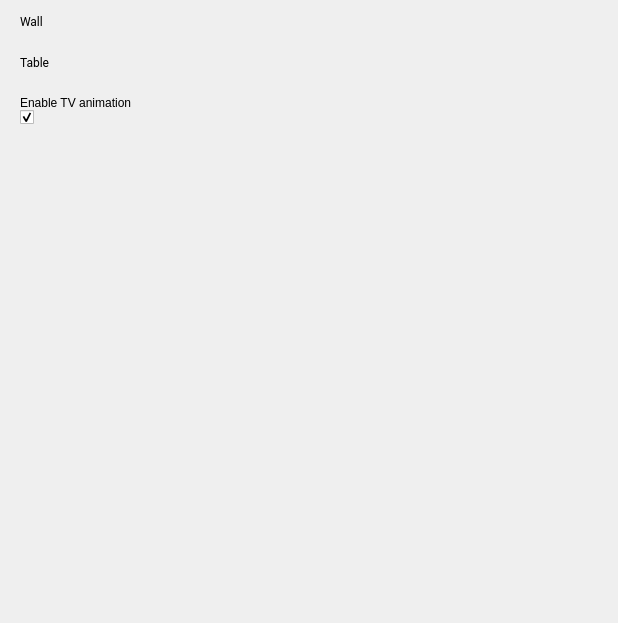
<?xml version="1.0" encoding="UTF-8"?>
<ui version="4.0">
 <class>CameraVirtualSceneSubpageGrpc</class>
 <widget class="QWidget" name="CameraVirtualSceneSubpageGrpc">
  <property name="geometry">
   <rect>
    <x>0</x>
    <y>0</y>
    <width>618</width>
    <height>623</height>
   </rect>
  </property>
  <property name="windowTitle">
   <string>Form</string>
  </property>
  <layout class="QVBoxLayout" name="verticalLayout_4">
   <property name="spacing">
    <number>0</number>
   </property>
   <property name="leftMargin">
    <number>20</number>
   </property>
   <property name="topMargin">
    <number>14</number>
   </property>
   <property name="rightMargin">
    <number>24</number>
   </property>
   <property name="bottomMargin">
    <number>24</number>
   </property>
   <item>
    <layout class="QVBoxLayout" name="verticalLayout">
     <property name="spacing">
      <number>8</number>
     </property>
     <property name="sizeConstraint">
      <enum>QLayout::SetMinimumSize</enum>
     </property>
     <item>
      <widget class="QLabel" name="labelWall">
       <property name="sizePolicy">
        <sizepolicy hsizetype="Preferred" vsizetype="Minimum">
         <horstretch>0</horstretch>
         <verstretch>0</verstretch>
        </sizepolicy>
       </property>
       <property name="font">
        <font>
         <family>Roboto</family>
        </font>
       </property>
       <property name="text">
        <string>Wall</string>
       </property>
       <property name="Style" stdset="0">
        <string>Title</string>
       </property>
      </widget>
     </item>
     <item>
      <widget class="PosterImageWell" name="imageWall" native="true"/>
     </item>
    </layout>
   </item>
   <item>
    <spacer name="verticalSpacer_3">
     <property name="orientation">
      <enum>Qt::Vertical</enum>
     </property>
     <property name="sizeType">
      <enum>QSizePolicy::Fixed</enum>
     </property>
     <property name="sizeHint" stdset="0">
      <size>
       <width>20</width>
       <height>18</height>
      </size>
     </property>
    </spacer>
   </item>
   <item>
    <layout class="QVBoxLayout" name="verticalLayout_2">
     <property name="spacing">
      <number>8</number>
     </property>
     <property name="sizeConstraint">
      <enum>QLayout::SetMinimumSize</enum>
     </property>
     <item>
      <widget class="QLabel" name="labelTable">
       <property name="sizePolicy">
        <sizepolicy hsizetype="Preferred" vsizetype="Minimum">
         <horstretch>0</horstretch>
         <verstretch>0</verstretch>
        </sizepolicy>
       </property>
       <property name="font">
        <font>
         <family>Roboto</family>
        </font>
       </property>
       <property name="text">
        <string>Table</string>
       </property>
       <property name="Style" stdset="0">
        <string>Title</string>
       </property>
      </widget>
     </item>
     <item>
      <widget class="PosterImageWell" name="imageTable" native="true"/>
     </item>
    </layout>
   </item>
   <item>
    <spacer name="verticalSpacer_4">
     <property name="orientation">
      <enum>Qt::Vertical</enum>
     </property>
     <property name="sizeType">
      <enum>QSizePolicy::Fixed</enum>
     </property>
     <property name="sizeHint" stdset="0">
      <size>
       <width>20</width>
       <height>18</height>
      </size>
     </property>
    </spacer>
   </item>
   <item>
    <layout class="QVBoxLayout" name="verticalLayout_3">
     <item>
      <widget class="QLabel" name="labelTV">
       <property name="text">
        <string>Enable TV animation</string>
       </property>
      </widget>
     </item>
     <item>
      <widget class="QCheckBox" name="toggleTV">
       <property name="text">
        <string/>
       </property>
       <property name="checked">
        <bool>true</bool>
       </property>
       <property name="ColorGroup" stdset="0">
        <string>Toggle</string>
       </property>
      </widget>
     </item>
    </layout>
   </item>
   <item>
    <spacer name="verticalSpacer">
     <property name="orientation">
      <enum>Qt::Vertical</enum>
     </property>
     <property name="sizeHint" stdset="0">
      <size>
       <width>20</width>
       <height>40</height>
      </size>
     </property>
    </spacer>
   </item>
  </layout>
 </widget>
 <customwidgets>
  <customwidget>
   <class>PosterImageWell</class>
   <extends>QWidget</extends>
   <header>android/skin/qt/poster-image-well.h</header>
  </customwidget>
 </customwidgets>
 <resources>
  <include location="../resources.qrc"/>
 </resources>
 <connections/>
</ui>
